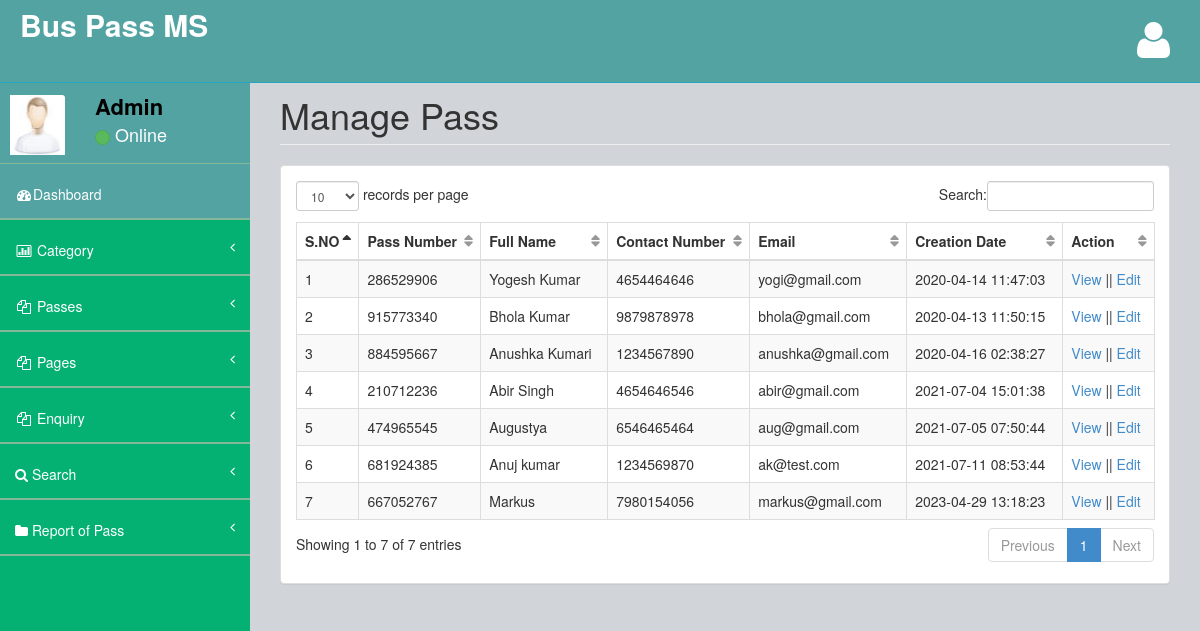
Page /admin/manage-pass.php (signed in) on the committed database.
### tables this page shows
CREATE TABLE `tblpass` (
  `ID` int(10) NOT NULL,
  `PassNumber` varchar(200) DEFAULT NULL,
  `FullName` varchar(200) DEFAULT NULL,
  `ProfileImage` varchar(200) DEFAULT NULL,
  `ContactNumber` bigint(10) DEFAULT NULL,
  `Email` varchar(200) DEFAULT NULL,
  `IdentityType` varchar(200) DEFAULT NULL,
  `IdentityCardno` varchar(200) DEFAULT NULL,
  `Category` varchar(100) DEFAULT NULL,
  `Source` varchar(200) DEFAULT NULL,
  `Destination` varchar(200) DEFAULT NULL,
  `FromDate` varchar(200) DEFAULT NULL,
  `ToDate` varchar(200) DEFAULT NULL,
  `Cost` decimal(10,0) DEFAULT NULL,
  `PasscreationDate` timestamp NULL DEFAULT current_timestamp()
);

### admin/manage-pass.php (the view, shortened to what this page needs)
<?php
include('includes/dbconnection.php');
if (strlen($_SESSION['bpmsaid']==0)) {
  header('location:logout.php');
  } else{
  ?>
<!DOCTYPE html>
<html>
<head>
    <link href="assets/plugins/bootstrap/bootstrap.css" rel="stylesheet" />
    <link href="assets/font-awesome/css/font-awesome.css" rel="stylesheet" />
    <link href="assets/plugins/pace/pace-theme-big-counter.css" rel="stylesheet" />
  <link href="assets/css/style.css" rel="stylesheet" />
      <link href="assets/css/main-style.css" rel="stylesheet" />
    <link href="assets/plugins/dataTables/dataTables.bootstrap.css" rel="stylesheet" />
</head>
<body>
    <div id="wrapper">
       <?php include_once('includes/header.php');?>
        <?php include_once('includes/sidebar.php');?>
        <div id="page-wrapper">
            <div class="row">
                <div class="col-lg-12">
                    <h1 class="page-header">Manage Pass</h1>
                </div>
            </div>
            <div class="row">
                <div class="col-lg-12">
                    <div class="panel panel-default">
                        <div class="panel-body">
                            <div class="table-responsive">
                                <table class="table table-striped table-bordered table-hover" id="dataTables-example">
                                    <thead>
                                        <tr>
                                            <th>S.NO</th>
                                           <th>Pass Number</th>
                                            <th>Full Name</th>
                                            <th>Contact Number</th>
                                            <th>Email</th>
                                            <th>Creation Date</th>
                                            <th>Action</th>
                                        </tr>
                                    </thead>
                                    <tbody>
                                        <?php
$sql="SELECT * from tblpass";
$query = $dbh -> prepare($sql);
$query->execute();
$results=$query->fetchAll(PDO::FETCH_OBJ);
$cnt=1;
if($query->rowCount() > 0)
{
foreach($results as $row)
{               ?>
                                       <tr>
                  <td><?php echo htmlentities($cnt);?></td>
                  <td><?php  echo htmlentities($row->PassNumber);?></td>
                  <td><?php  echo htmlentities($row->FullName);?></td>
                  <td><?php  echo htmlentities($row->ContactNumber);?></td>
                  <td><?php  echo htmlentities($row->Email);?></td>
                  <td><?php  echo htmlentities($row->PasscreationDate);?></td>
                  <td><a href="view-pass-detail.php?viewid=<?php echo htmlentities ($row->ID);?>">View</a>  ||  <a href="edit-pass-detail.php?editid=<?php echo htmlentities ($row->ID);?>">Edit</a></td>
                </tr>
               <?php $cnt=$cnt+1;}} ?>
                                    </tbody>
                                </table>
                            </div>
                        </div>
                    </div>
                </div>
            </div>
        </div>
    </div>
</body>
</html>
<?php }  ?>

### admin/includes/header.php (shortened to what this page needs)
<nav class="navbar navbar-default navbar-fixed-top" role="navigation" id="navbar">
            <div class="navbar-header">
                <a class="navbar-brand" href="dashboard.php">
                    <strong style="color: white;font-size: 30px">Bus Pass MS</strong>
                </a>
            </div>
            <ul class="nav navbar-top-links navbar-right">
                <li class="dropdown">
                    <a class="dropdown-toggle" data-toggle="dropdown" href="#">
                        <i class="fa fa-user fa-3x"></i>
                    </a>
                </li>
            </ul>
        </nav>

### admin/includes/sidebar.php (shortened to what this page needs)
<?php
include('includes/dbconnection.php');
?>
        <nav class="navbar-default navbar-static-side" role="navigation">
            <div class="sidebar-collapse">
                <ul class="nav" id="side-menu">
                    <li>
                        <div class="user-section">
                            <div class="user-section-inner">
                                <img src="assets/img/user.jpg" alt="">
                            </div>
                            <div class="user-info">
                                <?php
$aid=$_SESSION['bpmsaid'];
$sql="SELECT AdminName from  tbladmin where ID=:aid";
$query = $dbh -> prepare($sql);
$query->bindParam(':aid',$aid,PDO::PARAM_STR);
$query->execute();
$results=$query->fetchAll(PDO::FETCH_OBJ);
$cnt=1;
if($query->rowCount() > 0)
{
foreach($results as $row)
{               ?>
                                <div><strong><?php  echo $row->AdminName;?></strong></div>
                                <div class="user-text-online">
                                    <span class="user-circle-online btn btn-success btn-circle "></span>&nbsp;Online
                                </div>
                            </div>
                            <?php $cnt=$cnt+1;}} ?>
                        </div>
                    </li>
                    <li class="selected">
                        <a href="dashboard.php"><i class="fa fa-dashboard fa-fw"></i>Dashboard</a>
                    </li>
                    <li>
                        <a href="#"><i class="fa fa-bar-chart-o fa-fw"></i> Category<span class="fa arrow"></span></a>
                    </li>
                    <li>
                        <a href="#"><i class="fa fa-files-o fa-fw"></i> Passes<span class="fa arrow"></span></a>
                    </li>
                    <li>
                        <a href="#"><i class="fa fa-files-o fa-fw"></i> Pages<span class="fa arrow"></span></a>
                    </li>
                    <li>
                        <a href="#"><i class="fa fa-files-o fa-fw"></i> Enquiry<span class="fa arrow"></span></a>
                    </li>
                    <li>
                        <a href="search-pass.php"><i class="fa fa-search"></i>  Search<span class="fa arrow"></span></a>
                        </li>
                        <li>
                        <a href="pass-bwdates-report.php"><i class="fa fa-folder"></i>  Report of Pass<span class="fa arrow"></span></a>
                        </li>
                </ul>
            </div>
        </nav>

### admin/assets/css/style.css (style rules this page uses)
body { background-color: #f8f8f8; }
#wrapper { width: 100%; margin-top: 55px!important; background-color:#04B173; }
#page-wrapper { padding: 0 15px; min-height: 568px; background-color:rgb(209, 212, 216); }
.navbar-static-side ul li { border-bottom:1px solid #84B899 !important; }
.navbar-top-links li { display: inline-block; }
.navbar-top-links li:last-child { margin-right: 15px; }
.navbar-top-links li a { padding: 20px; min-height: 50px; }
.arrow { float: right; }
.fa.arrow:before { content: "\f104"; }
@media (min-width:768px) { .navbar-static-side { z-index: 1; position: absolute; width: 250px; } }
table.dataTable thead .sorting, table.dataTable thead .sorting_asc:after, table.dataTable thead .sorting_desc, table.dataTable thead .sorting_asc_disabled, table.dataTable thead .sorting_desc_disabled { background: transparent; }
table.dataTable thead .sorting_asc:after { content: "\f0de"; float: right; font-family: fontawesome; }
table.dataTable thead .sorting:after { content: "\f0dc"; float: right; font-family: fontawesome; color: rgba(50,50,50,.5); }
.btn-circle { width: 30px; height: 30px; padding: 6px 0; border-radius: 15px; text-align: center; font-size: 12px; line-height: 1.428571429; }

### admin/assets/css/main-style.css (style rules this page uses)
.user-section-inner { height: 65px; width: 65px; -moz-border-radius: 3px; -webkit-border-radius: 3px; border-radius: 3px; overflow: hidden; display: inline-block; float: left; margin-right: 15px; margin-top: 20px; }
.user-section-inner img { margin-left:10px; width:55px; height:60px; }
.user-info { display: block; color:#000!important; display: inline-block; padding: 15px; margin-bottom: 0px }
.user-text-online { font-size:18px; color:#fff }
.user-circle-online { width: 15px!important; height: 15px!important; }
.navbar-top-links > li > a { color: #FFFFFF; }
.nav > li > a { padding: 20px 15px; }
#side-menu { background-color:#04B173; }
#side-menu a { color:#fff; border-bottom: 1px solid #84B899 !important; height: 55px; }
.selected { background-color:rgb(83, 163, 163); }
#navbar { background-color:rgb(83, 163, 163); }
.navbar-brand { padding-left:20px; }
.navbar-default { border-color: #27A6BE; }
@media (min-width:768px) { #page-wrapper { position: inherit; margin: 0 0 0 250px; padding: 0 30px; min-height: 1000px; } }

### rows in the picture
tblpass: PassNumber "286529906", FullName "Yogesh Kumar", ContactNumber "4654464646", Email "yogi@gmail.com", PasscreationDate "2020-04-14 11:47:03"
tblpass: PassNumber "915773340", FullName "Bhola Kumar", ContactNumber "9879878978", Email "bhola@gmail.com", PasscreationDate "2020-04-13 11:50:15"
tblpass: PassNumber "884595667", FullName "Anushka Kumari", ContactNumber "1234567890", Email "anushka@gmail.com", PasscreationDate "2020-04-16 02:38:27"
tblpass: PassNumber "210712236", FullName "Abir Singh", ContactNumber "4654646546", Email "abir@gmail.com", PasscreationDate "2021-07-04 15:01:38"
tblpass: PassNumber "474965545", FullName "Augustya", ContactNumber "6546465464", Email "aug@gmail.com", PasscreationDate "2021-07-05 07:50:44"
tblpass: PassNumber "681924385", FullName "Anuj kumar", ContactNumber "1234569870", Email "ak@test.com", PasscreationDate "2021-07-11 08:53:44"
tblpass: PassNumber "667052767", FullName "Markus", ContactNumber "7980154056", Email "markus@gmail.com", PasscreationDate "2023-04-29 13:18:23"

### other values in the picture
$row->AdminName "Admin"
